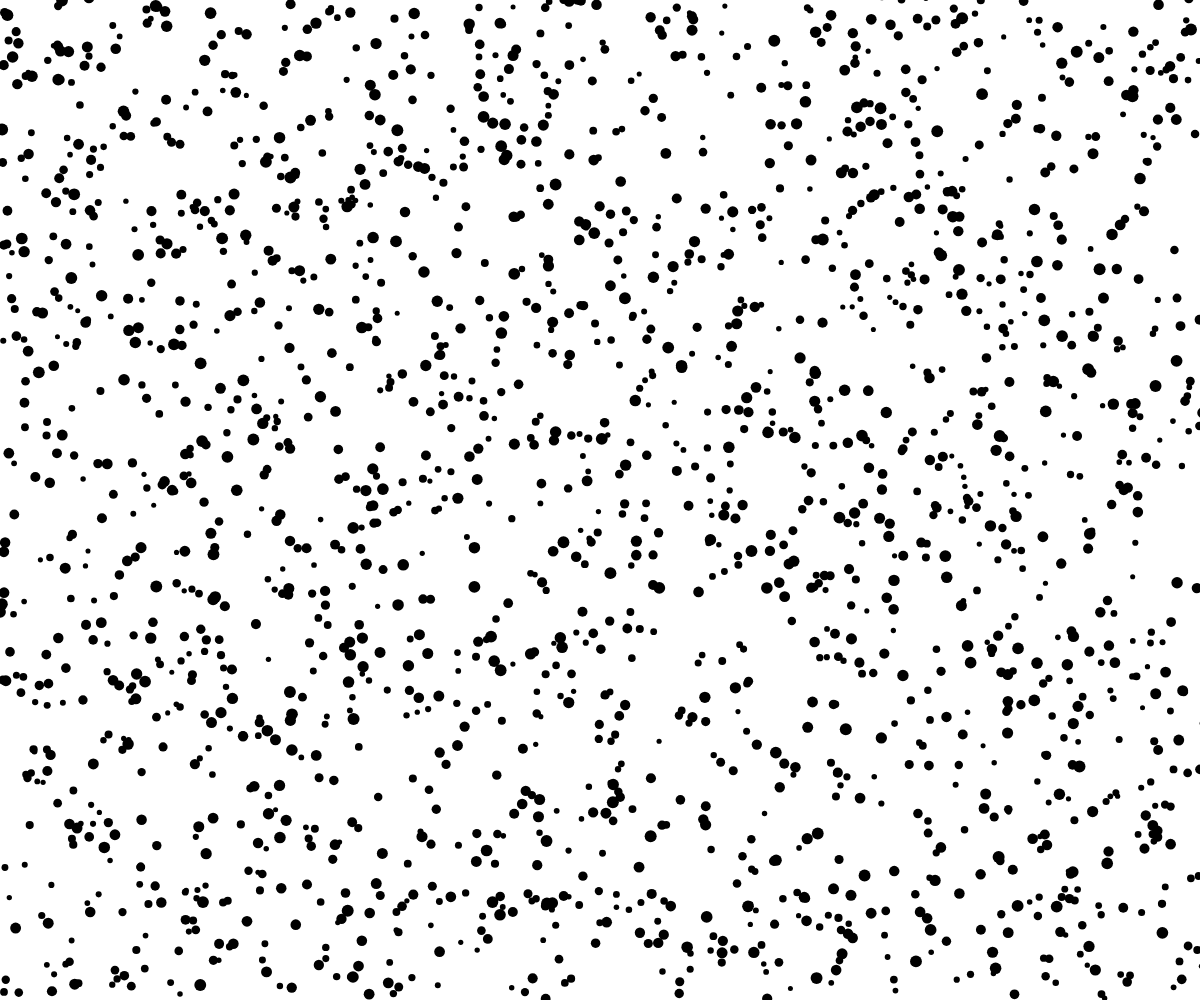
Frame 1 (no input)
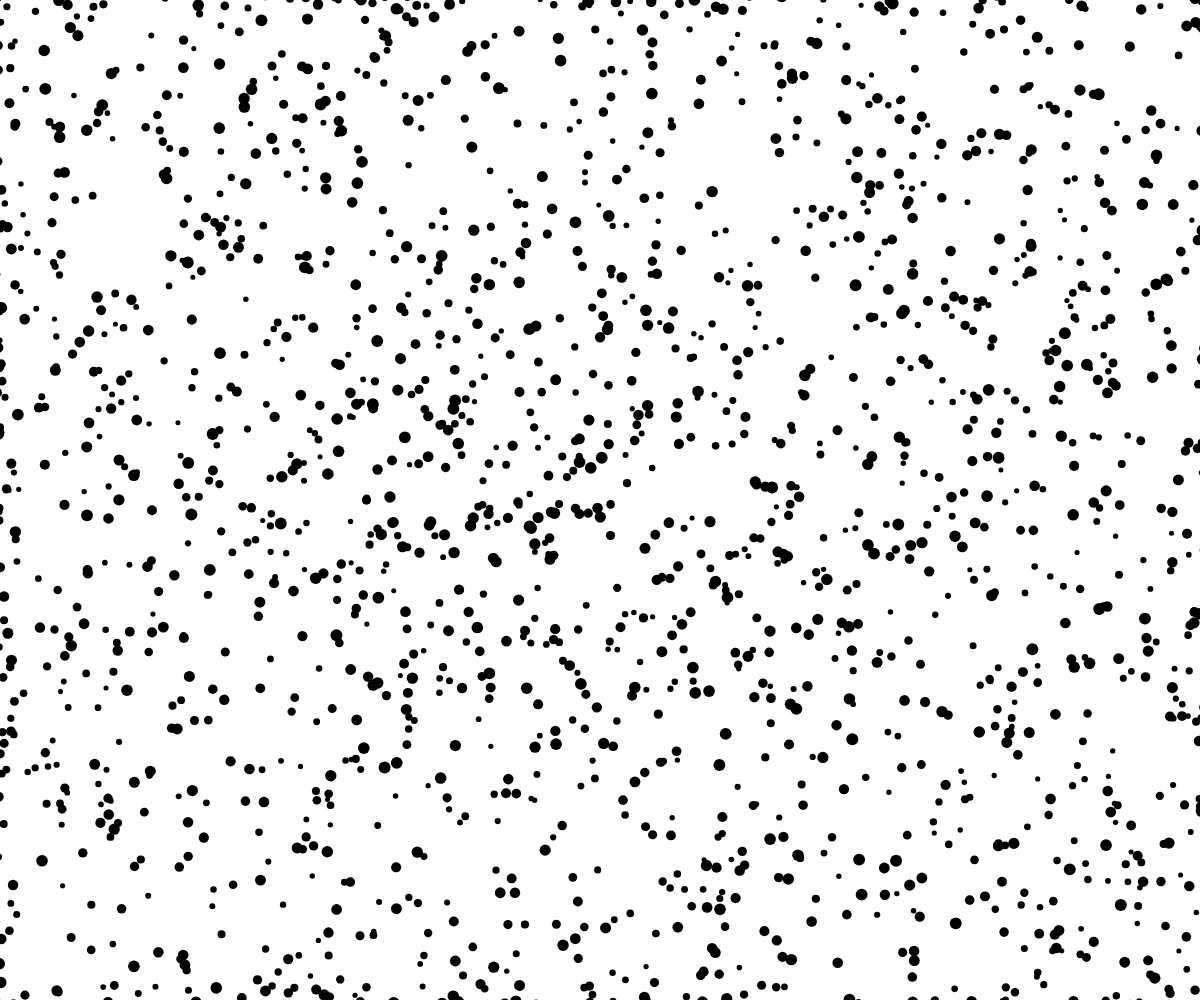
Frame 60 (no input)
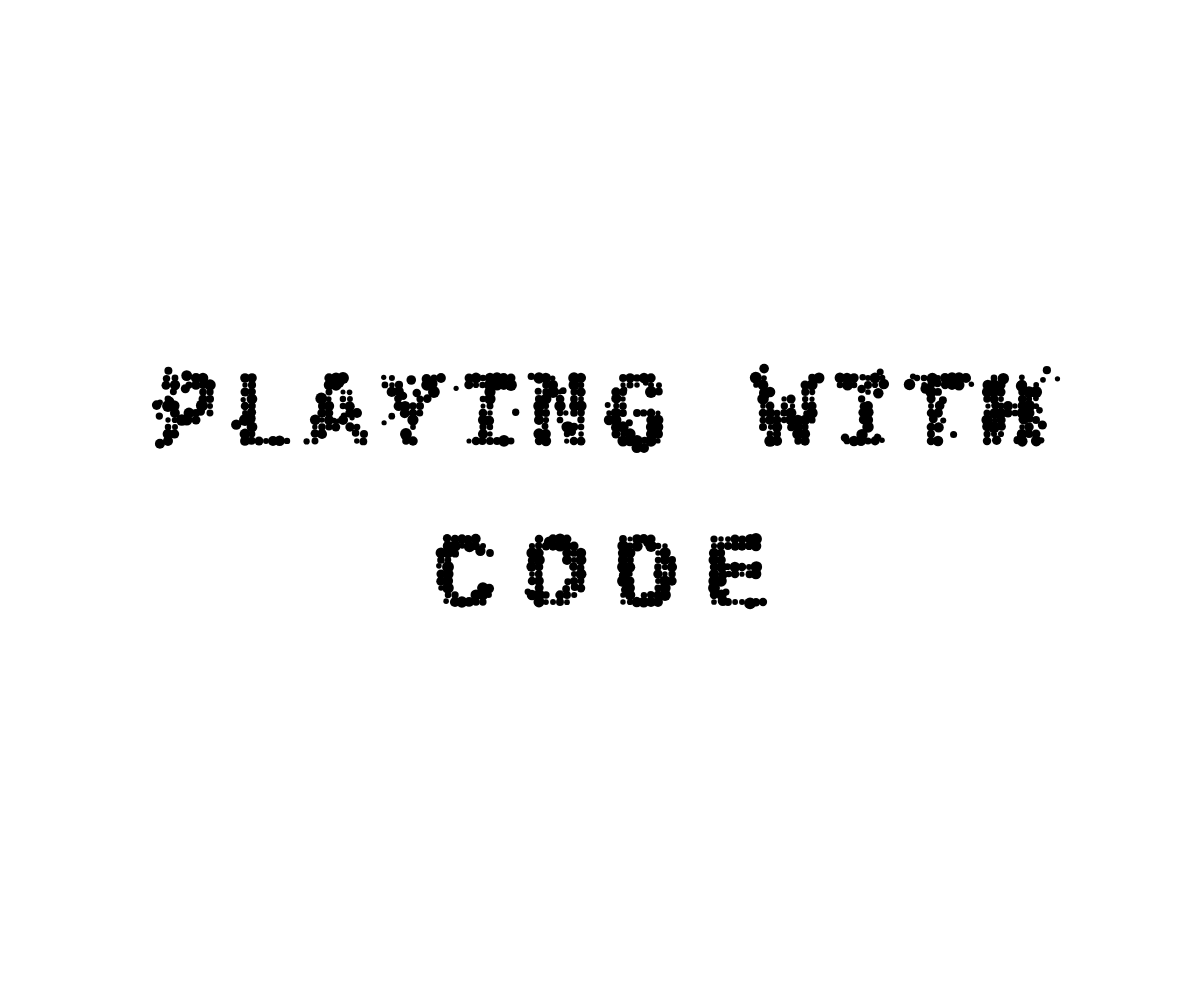
Frame 120 (the mouse pressed at the canvas centre since frame 60)

The p5.js sketch that drew these frames (run headless with seeded random() and noise() and a simulated clock; from frame 60 on, the mouse is pressed at the canvas centre):

// p5.js sketch
// ── sketch.js
let particles = [];
let targets = [];
const fontSize = 110; 
const threshold = 300; 

function setup() {
  createCanvas(windowWidth, windowHeight); 
  pixelDensity(1); 

  let pg = createGraphics(width, height);
  pg.pixelDensity(1);
  pg.background(255);
  pg.fill(0);
  pg.noStroke(); // Rimosso lo stroke per evitare che le lettere "ingrassino" troppo
  pg.textFont('Courier New', 'Courier');
  pg.textStyle(BOLD);
  pg.textSize(fontSize);
  pg.textAlign(CENTER, CENTER);

  let centerY = height / 2;
  
  // CORREZIONE BUG: Scriviamo le lettere distanziate manualmente
  // Prima riga: PLAYING WITH
  let line1 = "PLAYING WITH";
  let spacing1 = 75; // Spazio tra le lettere della prima riga
  for (let i = 0; i < line1.length; i++) {
    let xOff = (i - (line1.length - 1) / 2) * spacing1;
    pg.text(line1[i], width / 2 + xOff, centerY - 80);
  }

  // Seconda riga: CODE
  let line2 = "CODE";
  let spacing2 = 90; // Spazio maggiore per la parola CODE (molto bold)
  for (let i = 0; i < line2.length; i++) {
    let xOff = (i - (line2.length - 1) / 2) * spacing2;
    pg.text(line2[i], width / 2 + xOff, centerY + 80);
  }

  // Analisi pixel più precisa
  let gap = 7; 
  pg.loadPixels();
  for (let y = 0; y < pg.height; y += gap) {
    for (let x = 0; x < pg.width; x += gap) {
      let index = (x + y * pg.width) * 4;
      if (pg.pixels[index] < 128) {
        targets.push(createVector(x, y));
      }
    }
  }

  let totalParticles = targets.length * 3;
  for (let i = 0; i < totalParticles; i++) {
    let t = i < targets.length ? targets[i] : null;
    particles.push(new Particle(t));
  }
}

function draw() {
  background(255); 

  let center = createVector(width / 2, height / 2);
  let mousePos = createVector(mouseX, mouseY);
  let distToCenter = mousePos.dist(center);
  let assemble = distToCenter < threshold;

  for (let p of particles) {
    p.update(assemble);
    p.show();
  }
}

class Particle {
  constructor(targetVector) {
    this.target = targetVector;
    this.pos = createVector(random(width), random(height));
    this.vel = p5.Vector.random2D().mult(random(2, 6));
    this.acc = createVector();
    this.size = random(5, 12); // Dimensioni bilanciate per la leggibilità
    this.maxSpeed = 22; 
    this.maxForce = 2.0;
    this.noiseOff = random(1000);
    this.alpha = 255;
  }

  update(assemble) {
    if (assemble && this.target) {
      let steer = p5.Vector.sub(this.target, this.pos);
      let d = steer.mag();
      let speed = this.maxSpeed;
      if (d < 100) speed = map(d, 0, 100, 0, this.maxSpeed);
      steer.setMag(speed);
      let force = p5.Vector.sub(steer, this.vel);
      force.limit(this.maxForce);
      this.applyForce(force);
      this.alpha = lerp(this.alpha, 255, 0.1);
    } else {
      let angle = noise(this.noiseOff, frameCount * 0.01) * TWO_PI * 4;
      let wander = p5.Vector.fromAngle(angle).mult(0.8);
      this.applyForce(wander);
      this.vel.limit(5);

      if (assemble && !this.target) {
        this.alpha = lerp(this.alpha, 0, 0.2);
      } else {
        this.alpha = lerp(this.alpha, 255, 0.05);
      }
    }

    this.vel.add(this.acc);
    this.pos.add(this.vel);
    this.acc.mult(0);

    if (this.pos.x < 0 || this.pos.x > width) this.vel.x *= -1;
    if (this.pos.y < 0 || this.pos.y > height) this.vel.y *= -1;
  }

  applyForce(f) { this.acc.add(f); }

  show() {
    if (this.alpha > 5) {
      fill(0, this.alpha);
      noStroke();
      ellipse(this.pos.x, this.pos.y, this.size);
    }
  }
}

function windowResized() {
  resizeCanvas(windowWidth, windowHeight);
}
